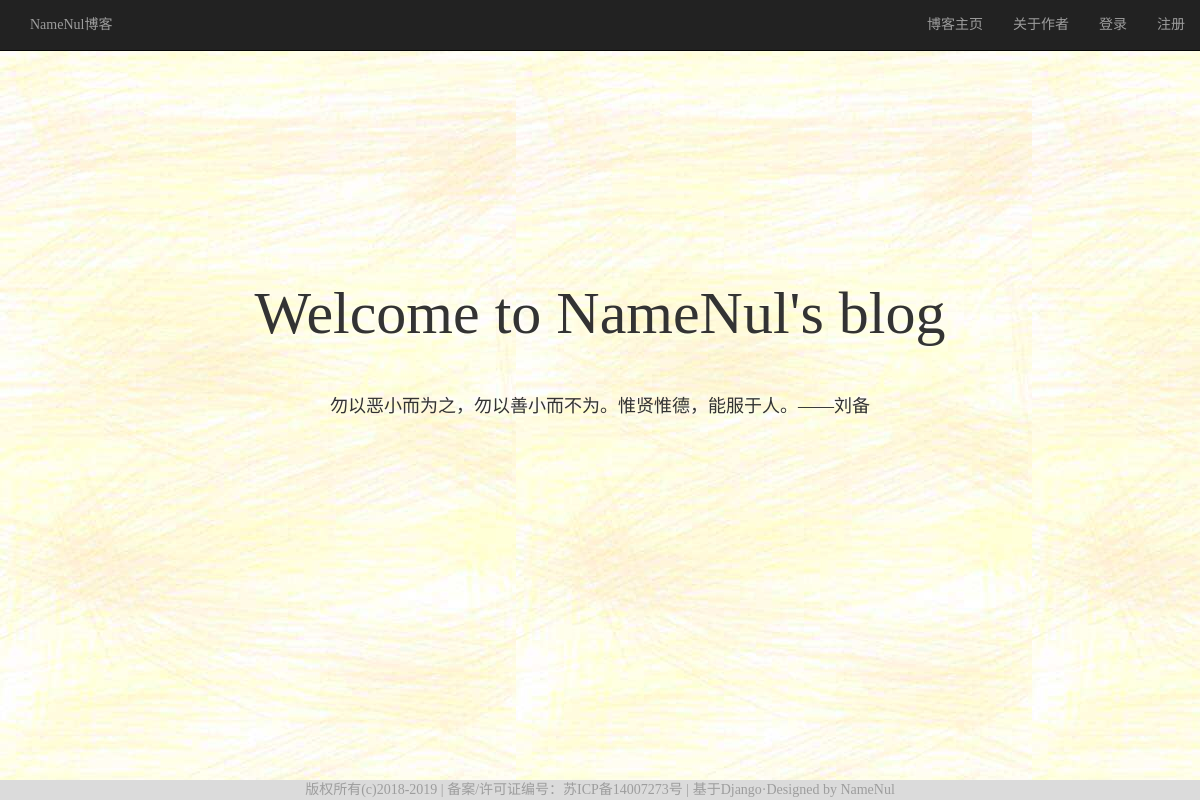
The page /blogs/index/ on the database its author committed.
### blogs/models.py (models this page shows, shortened)
class Welcome(models.Model):
    status_choice = (
        ('line', '是'),
        ('notline', '否'),
    )
    title = models.CharField('标题',max_length=32)
    content = models.CharField('内容',max_length=64)
    status = models.CharField('上线',choices=status_choice,max_length=8)
    class Meta:
        verbose_name = '欢迎语'
        verbose_name_plural = '欢迎语'

### blogs/views.py (the view)
# urls.py: path('index/',views.index),
def index(request):
    welcomes = Welcome.objects.filter(status='line').order_by('-id')[:1]
    blogs = Blog.objects.all().order_by('-pub')
    datadict = {
        'welcomes': welcomes,
        'blogs':blogs
    }
    return render(request, 'blogs/index.html',datadict)

### templates/blogs/index.html (shortened to what this page needs)
{% extends 'blogs/base.html' %}
{% load staticfiles %}
{% block css %}
    <link rel="stylesheet" href="{%static "blogs/css/index.css" %}">
{% endblock %}
{% block content %}
{% for welcome in welcomes %}
    <div class="welcome text-center">
        <h2 id="blogtitle">{{ welcome.title }}</h2 id="blogtitle">
        <p id="blogicon">{{ welcome.content }}</p>
    </div>
{% endfor %}
{% endblock %}

### static/blogs/css/base.css (style rules this page uses)
body { padding-top:40px; font-family: 宋体; background-image: url("../../images/blogs/banner.jpeg"); }

### static/blogs/css/index.css (style rules this page uses)
.welcome { margin-top: 20%; }
#blogtitle { font-size: 60px; font-family:Baskerville; }
#blogicon { margin-top: 4%; font-size: 18px; font-family:Baskerville; }

### rows shown on the page
Welcome: title "Welcome to NameNul's blog", content "勿以恶小而为之，勿以善小而不为。惟贤惟德，能服于人。——刘备"
